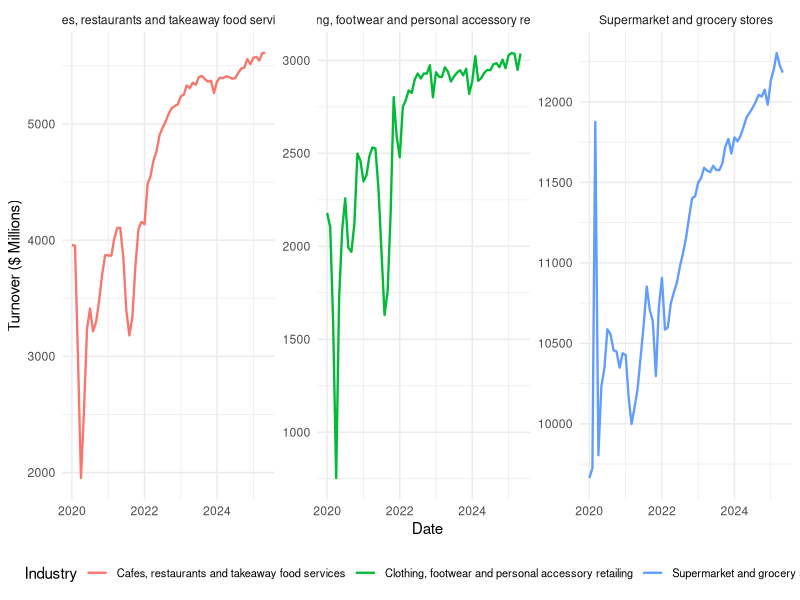
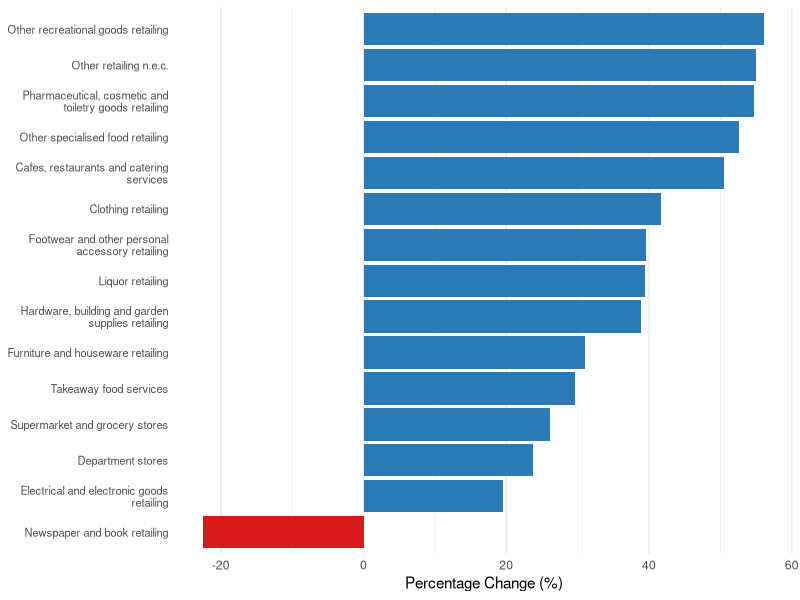
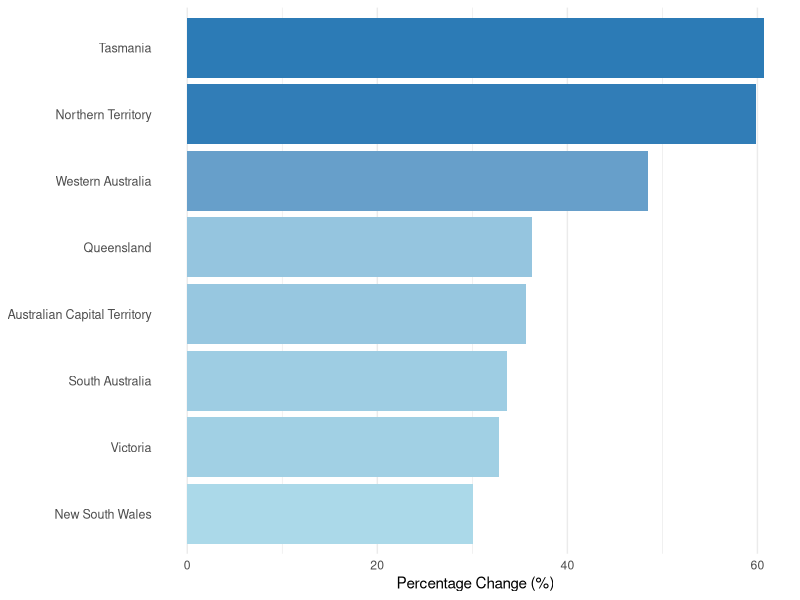

R code for these plots, in order:
## ---- chunk 1
#| label: data-cleaning

library(readxl)
library(tidyverse)
library(knitr)
library(here)

# Read raw data without column names
retail_raw <- read_csv(
  here::here("data/Retail turnover, state by industry subgroup, seasonally adjusted.csv"),
  col_names = FALSE,
  show_col_types = FALSE
)

# Extract series names from first row
series_names <- retail_raw[1, -1] |>
  pivot_longer(
    cols = everything(),
    values_to = "series"
  ) |>
  pull(series)

# Clean and reshape data
retail_clean <- retail_raw[-(1:10), ] |>
  rename(Month = X1) |>
  pivot_longer(
    cols = -Month,
    names_to = "series_col",
    values_to = "Turnover"
  ) |>
  mutate(
    series_index = as.integer(str_remove(series_col, "X")) - 1,
    series = series_names[series_index],
    Month = as.Date(as.numeric(Month), origin = "1899-12-30"),
    Turnover = as.numeric(Turnover)
  ) |>
  separate(
    series,
    into = c("Measure", "State", "Industry"),
    sep = ";",
    fill = "right"
  ) |>
  mutate(
    across(c(Measure, State, Industry), str_trim),
    Industry = str_replace(
      Industry,
      "Furniture, floor coverings, houseware and textile goods retailing",
      "Furniture and houseware retailing"
    )
  ) |>
  filter(
    Month >= as.Date("2020-01-01"),
    Month <= as.Date("2025-05-01"),
    !str_detect(State, "Total"),
    !str_detect(Industry, "Total"),
    !is.na(Turnover)
  )
## ---- chunk 2
#| label: tbl-summary
#| tbl-cap: "Top 10 state-industry combinations by average monthly retail turnover, 2020–2025 (AUD millions, seasonally adjusted)"
#| include: true

retail_clean |>
  group_by(State, Industry) |>
  summarise(
    average_turnover = round(mean(Turnover, na.rm = TRUE), 1),
    .groups = "drop"
  ) |>
  arrange(desc(average_turnover)) |>
  head(10) |>
  kable(
    col.names = c("State", "Industry", "Average Turnover ($M)")
  )
## ---- chunk 3
#| label: fig-trend
#| fig-cap: "Monthly retail turnover across selected industries in Australia, January 2020 to May 2025 (seasonally adjusted, AUD millions)"
#| fig-width: 10
#| fig-height: 4
#| include: true

retail_clean |>
  filter(
    Industry %in% c(
      "Supermarket and grocery stores",
      "Cafes, restaurants and takeaway food services",
      "Clothing, footwear and personal accessory retailing"
    )
  ) |>
  group_by(Month, Industry) |>
  summarise(
    Turnover = sum(Turnover),
    .groups = "drop"
  ) |>
  ggplot(aes(x = Month, y = Turnover, colour = Industry)) +
  geom_line(linewidth = 0.8) +
  facet_wrap(~ Industry, scales = "free_y") +
  labs(
    x = "Date",
    y = "Turnover ($ Millions)"
  ) +
  theme_minimal() +
  theme(
    legend.position = "bottom",
    legend.text = element_text(size = 8)
  )
## ---- chunk 4
#| label: fig-growth
#| fig-cap: "Percentage change in total retail turnover by industry subgroup, January 2020 to May 2025 (seasonally adjusted, AUD millions). Industries ranked by growth rate."
#| fig-width: 8
#| fig-height: 5
#| include: true

growth_data <- retail_clean |>
  filter(
    Month %in% as.Date(c("2020-01-01", "2025-05-01")),
    !Industry %in% c(
      "Food retailing",
      "Household goods retailing",
      "Clothing, footwear and personal accessory retailing",
      "Cafes, restaurants and takeaway food services",
      "Other retailing"
    )
  ) |>
  mutate(period = ifelse(Month == as.Date("2020-01-01"), "start", "end")) |>
  group_by(Industry, period) |>
  summarise(total = sum(Turnover, na.rm = TRUE), .groups = "drop") |>
  pivot_wider(names_from = period, values_from = total) |>
  mutate(
    pct_change = ((end - start) / start) * 100,
    Industry = str_wrap(Industry, 35)
  ) |>
  filter(!is.na(pct_change))

ggplot(
  growth_data,
  aes(x = pct_change, y = reorder(Industry, pct_change), fill = pct_change > 0)
) +
  geom_col(show.legend = FALSE) +
  scale_fill_manual(values = c("TRUE" = "#2c7bb6", "FALSE" = "#d7191c")) +
  labs(x = "Percentage Change (%)", y = NULL) +
  theme_minimal() +
  theme(
    axis.text.y = element_text(size = 8),
    panel.grid.major.y = element_blank()
  )
## ---- chunk 5
#| label: fig-state-growth
#| fig-cap: "Percentage change in total retail turnover by state, January 2020 to May 2025 (seasonally adjusted, AUD millions)."
#| fig-width: 7
#| fig-height: 4
#| include: true

retail_clean |>
  filter(Month %in% as.Date(c("2020-01-01", "2025-05-01"))) |>
  mutate(period = ifelse(Month == as.Date("2020-01-01"), "start", "end")) |>
  group_by(State, period) |>
  summarise(total = sum(Turnover, na.rm = TRUE), .groups = "drop") |>
  pivot_wider(names_from = period, values_from = total) |>
  mutate(pct_change = ((end - start) / start) * 100) |>
  ggplot(aes(x = pct_change, y = reorder(State, pct_change), fill = pct_change)) +
  geom_col(show.legend = FALSE) +
  scale_fill_gradient(low = "#abd9e9", high = "#2c7bb6") +
  labs(x = "Percentage Change (%)", y = NULL) +
  theme_minimal() +
  theme(
    axis.text.y = element_text(size = 9),
    panel.grid.major.y = element_blank()
  )
